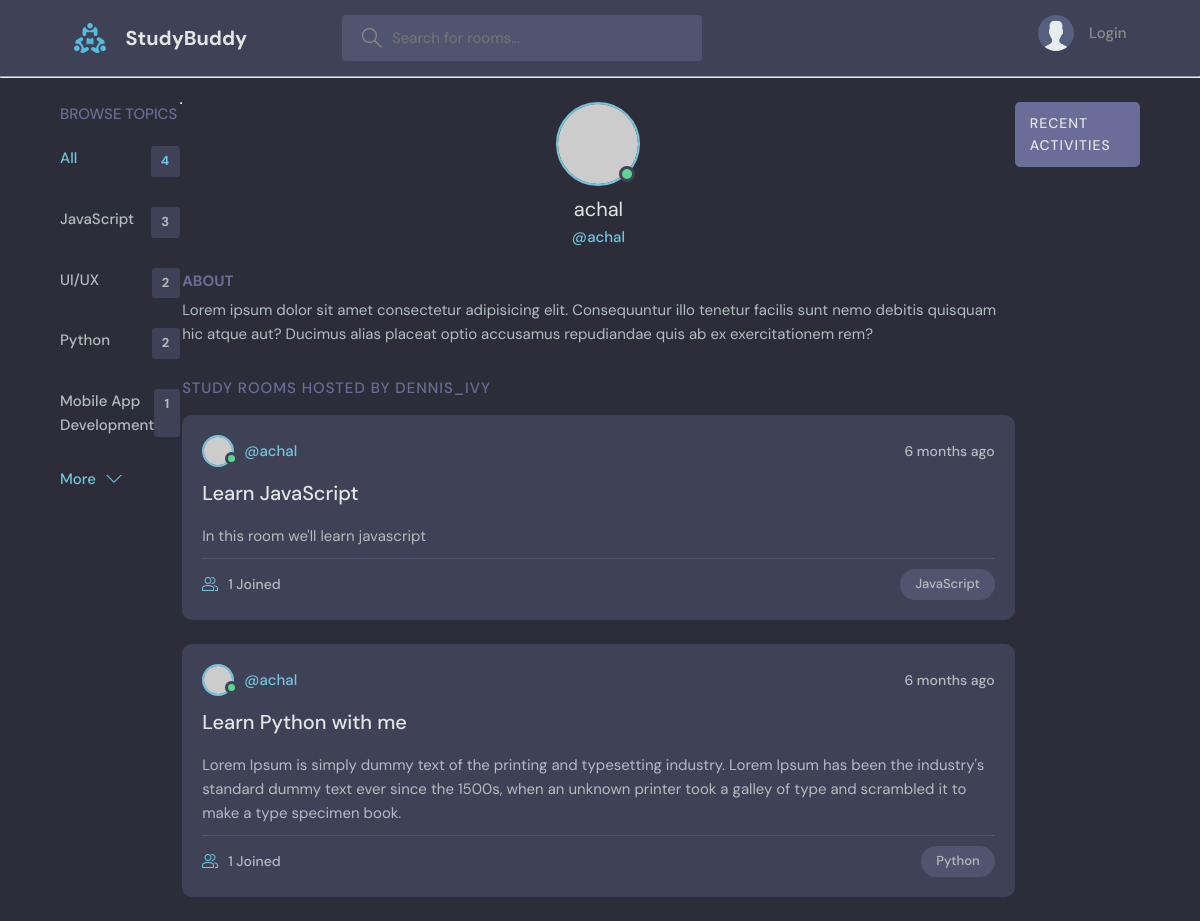
/profile/3, run on an earlier commit of the app's database.
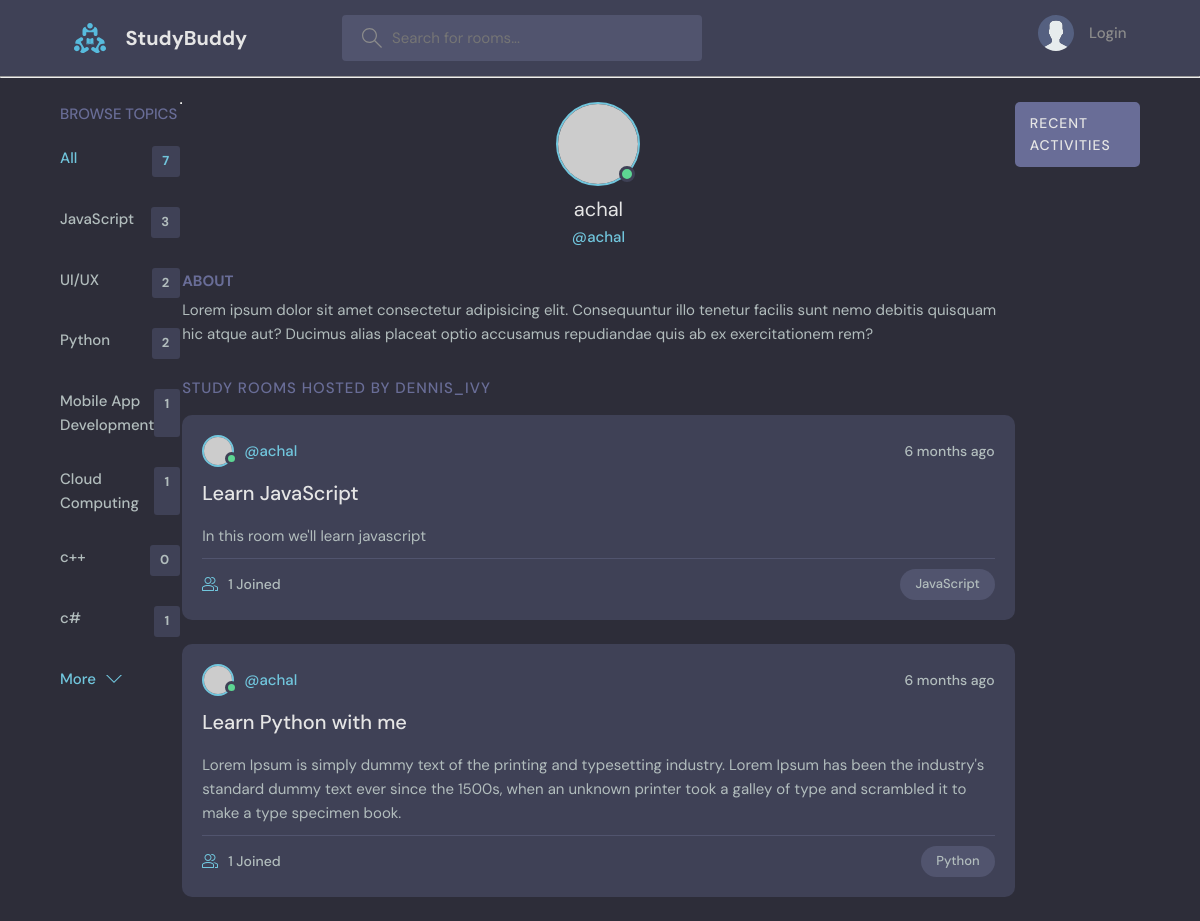
And on a later commit of the database.
### base/models.py (models this page shows, shortened)
class Topic(models.Model):
    name = models.CharField(max_length=150)

class Room(models.Model):
    host = models.ForeignKey(User, on_delete=models.SET_NULL, null=True)
    topic = models.ForeignKey(Topic, on_delete=models.SET_NULL, null=True)
    participants = models.ManyToManyField(User, related_name='participants')
    name = models.CharField(max_length=200)
    description = models.TextField(blank=True, null=True)
    updated = models.DateTimeField(auto_now=True)
    created = models.DateTimeField(auto_now_add=True)
    class Meta:
        ordering = ['-updated', '-created']

### base/views.py (the view)
# urls.py: path("profile/<str:pk>", userProfile, name="profile" ),
def userProfile(request, pk):
    user = User.objects.get(id=pk)
    rooms = user.room_set.all()
    room_messages = user.message_set.all()
    topics = Topic.objects.all()
    context = {'user': user, 'rooms': rooms, 'room_messages': room_messages, 'topics': topics}
    return render(request, 'base/profile.html', context)

### base/templates/base/profile.html (shortened to what this page needs)
{% extends 'base/base.html' %}
{% block content %}
<main class="profile-page layout layout--3">
  <div class="container">
    {% include 'base/components/topics_component.html' %}
    <div class="roomList">
      <div class="profile">
        <div class="profile__avatar">
          <div class="avatar avatar--large active">
            <img src="https://randomuser.me/api/portraits/men/11.jpg" />
          </div>
        </div>
        <div class="profile__info">
          <h3>{{user.username}} </h3>
          <p>@{{user.username}}</p>
        </div>
        <div class="profile__about">
          <h3>About</h3>
          <p>
            Lorem ipsum dolor sit amet consectetur adipisicing elit. Consequuntur illo tenetur
            facilis sunt nemo debitis quisquam hic atque aut? Ducimus alias placeat optio
            accusamus repudiandae quis ab ex exercitationem rem?
          </p>
        </div>
      </div>
      <div class="roomList__header">
        <div>
          <h2>Study Rooms Hosted by dennis_ivy</a>
          </h2>
        </div>
      </div>
      <div>
        {% include 'base/components/feed_component.html' %}
      </div>
    </div>
    <div class="activities">
      <div class="activities__header">
        <h2>Recent Activities</h2>
      </div>
    </div>
  </div>
</main>
{% endblock %}

### base/templates/base/base.html (shortened to what this page needs)
<!DOCTYPE html>
{% load static %}
<html lang="en">
  <head>
    <link rel="stylesheet" href="{% static 'styles/style.css' %}" />
  </head>
  <body>
    {% include 'base/navbar.html' %}
    {% block content %}
    {% endblock %}
  </body>
</html>

### base/templates/base/navbar.html (shortened to what this page needs)
{% load static %}
<header class="header header--loggedIn">
    <div class="container">
      <a href="{% url 'home' %}" class="header__logo">
        <img src="{% static 'images/logo.svg' %}" />
        <h1>StudyBuddy</h1>
      </a>
      <form method="GET" action="{% url 'home' %}" class="header__search">
        <label>
          <input type="text", name="q" placeholder="Search for rooms..." />
        </label>
      </form>
      <nav class="header__menu">
          {% if request.user.is_authenticated %}
          <div class="header__user">
              <a href="{% url 'profile' request.user.id %}">
                  <div class="avatar avatar--medium active">
                      <img src="https://randomuser.me/api/portraits/men/37.jpg" />
                    </div>
                    <p>{{request.user.username}} <span>@{{request.user.username}}</span></p>
                </a>
                <button class="dropdown-button">
                    <svg version="1.1" xmlns="http://www.w3.org/2000/svg" width="32" height="32" viewBox="0 0 32 32">
                        <title>chevron-down</title>
                        <path d="M16 21l-13-13h-3l16 16 16-16h-3l-13 13z"></path>
                    </svg>
                </button>
            </div>
            {% else %}
            <a href="{% url 'login' %}">
                <img src="{% static 'images/avatar.svg' %}" />
                <p>Login</p>
            </a>
            {% endif %}
      </nav>
    </div>
  </header>
<hr>

### base/templates/base/components/topics_component.html
<div class="topics">
    <div class="topics__header">
      <h2>Browse Topics</h2>
    </div>
    <ul class="topics__list">
      <li>
          <a href="{% url 'home' %}" class="active">All <span>{{topics.count}} </span></a>
        </li>
        {% for topic in topics %}
        <li>
            <a href="{% url 'home' %}?q={{topic.name}}">{{topic.name}} <span>{{topic.room_set.all.count}} </span></a>
        </li>
        {% endfor %}
    </ul>
    <a class="btn btn--link" href="topics.html">
      More
      <svg version="1.1" xmlns="http://www.w3.org/2000/svg" width="32" height="32" viewBox="0 0 32 32">
        <title>chevron-down</title>
        <path d="M16 21l-13-13h-3l16 16 16-16h-3l-13 13z"></path>
      </svg>
    </a>
  </div>
<hr>

### base/templates/base/components/feed_component.html (shortened to what this page needs)
{% for room in rooms %}
<div class="roomListRoom">
    <div class="roomListRoom__header">
      <a href="{% url 'profile' room.host.id %}" class="roomListRoom__author">
        <div class="avatar avatar--small active">
          <img src="https://randomuser.me/api/portraits/men/11.jpg" />
        </div>
        <span>@{{room.host.username}}</span>
      </a>
      <div class="roomListRoom__actions">
        <span>{{room.created|timesince}} ago</span>
      </div>
    </div>
    <div class="roomListRoom__content">
      <a href="{% url 'room' room.id %}">{{room.name}}</a>
      <p>
        {{room.description}}
      </p>
    </div>
    <div class="roomListRoom__meta">
      <a class="roomListRoom__joined">
        {{room.participants.all.count}} Joined
      </a>
      <p class="roomListRoom__topic">{{room.topic.name}}</p>
    </div>
</div>
{% endfor %}

What changed in the data, as far as the page shows it:
added Topic: name "Cloud Computing", room_set.all.count "1"
added Topic: name "c++", room_set.all.count "0"
added Topic: name "c#", room_set.all.count "1"
Also different on the page:
{{ topics.count }}: "4" → "7"
